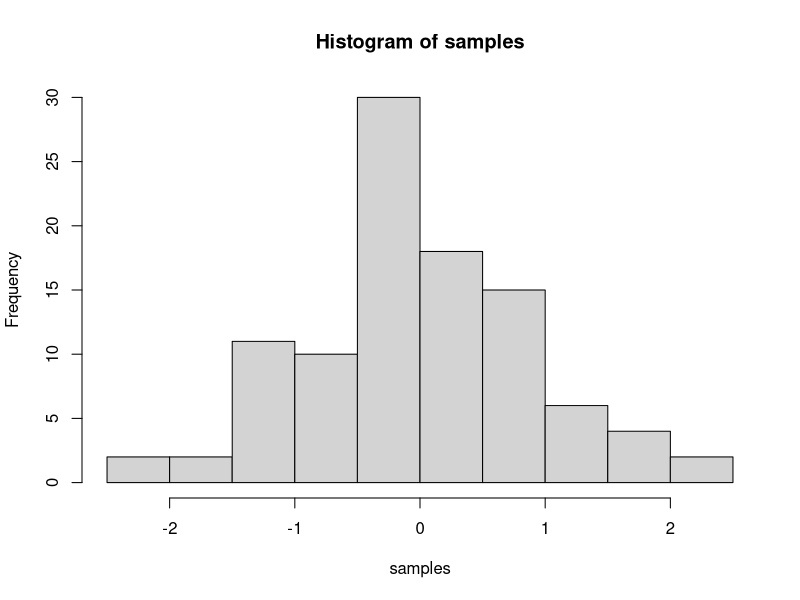

Recreate this plot in R.
## ---- chunk 1
knitr::opts_chunk$set(message=FALSE,warning=FALSE, cache=TRUE)
## ---- chunk 2
samples <- rnorm(100, mean=0, sd=1)
hist(samples)
## ---- chunk 3
1+2
2*5
5/3
(1+6+4)/5

## ---- chunk 4
a<-1
b<-2
a+b

d<-c(1,2,3)
e<-c(5,6,7)
d+e
d*e
d/e

## ---- chunk 5
# for loop solution
# i becomes the number 1 to 100 at each step of the loop


a <- length(100) # make empty variable, set length to 100
for (i in 1:100){
  a[i] <-i #assigns the number in i, to the ith index of a
}

print(a)

# for loop solution #2

a<-c() #create empty variable using combine command
for (i in 1:100){
  a<-c(a,i) # keeps combining a with itself and the new number in i
}
print(a)

# seq solution
a <- seq(1,100,1) # look up help for seq using ?seq() in console
print(a)

